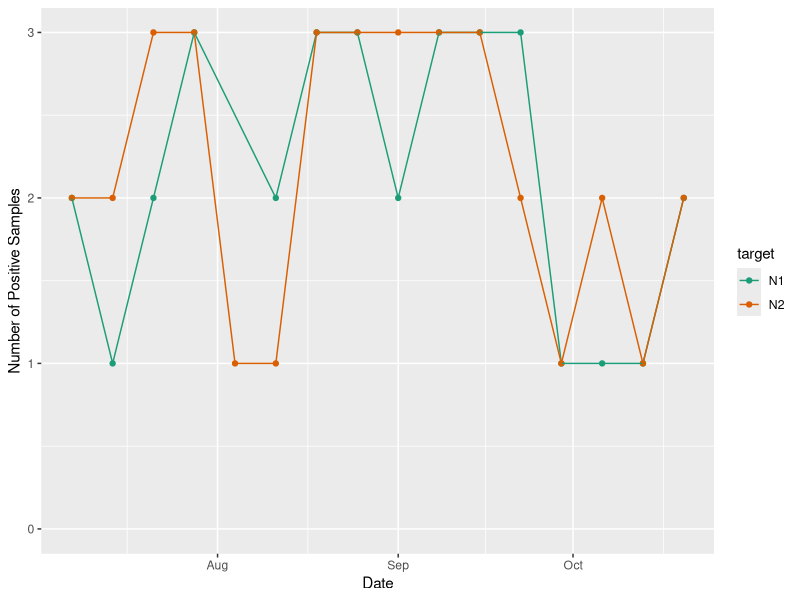
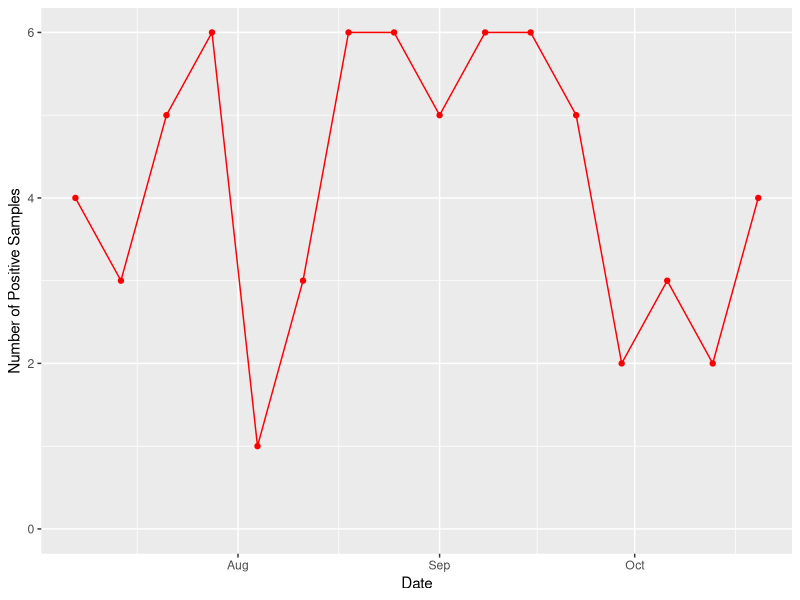

Write R code to recreate these figures, in order.
#Load Libraries
library(tidyverse)
library(plyr)
library(dplyr)

#Load Data 
pos_neg = read.csv("./data/raw_data/pos_neg_samples.csv")

#Make sure dates are in the right format
names(pos_neg)[1] = "date"
pos_neg$date = as.character(pos_neg$date)
pos_neg$date = as.Date(pos_neg$date, "%m/%d/%Y")

#Now, summarize pos/neg by date 
pos_neg = pos_neg %>% filter(date > "2020-06-30")
  

count_table = pos_neg %>% group_by(date, target, pos_neg) %>% tally()
count_table %>% filter(pos_neg == "pos") %>% ggplot(aes(x = date, y = n, color = target)) + 
  geom_point() + geom_line() + ylim(0,6) + scale_color_manual(values= c('#1B9E77','#D95F02')) +
  ylim(0,3) + ylab("Number of Positive Samples") + 
  xlab("Date")


count_table = pos_neg %>% group_by(date, pos_neg) %>% tally()
count_table = count_table %>% spread(pos_neg, n)
count_table %>% ggplot(aes(x = date, y = pos)) + geom_point(color = 'red') + 
  geom_line(color = 'red') + ylim(0,6) + 
  ylab("Number of Positive Samples") + 
  xlab("Date")